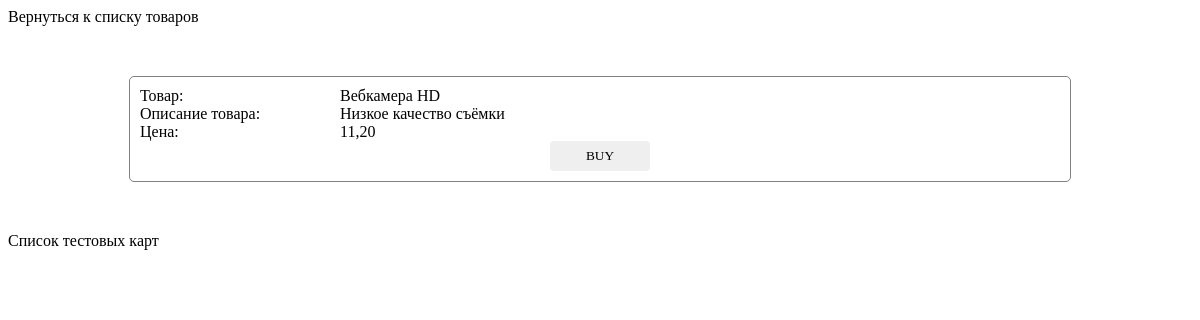
Page /item/5 on the committed database.
### pay_api/models.py (models this page shows, shortened)
class Item(models.Model):
    name = models.TextField(verbose_name='Наименование', max_length=255, help_text='Наименование товара', blank=False )
    description = models.TextField(verbose_name='Описание', help_text='Описание товара', blank=True)
    price = models.IntegerField(verbose_name='Цена', help_text='Цена товара', blank=False)
    def __str__(self):
        return self.name
    def get_dollar_price(self):
        return '{0:.2f}'.format(self.price / 100)
    class Meta:
        verbose_name = 'Товар'
        verbose_name_plural = 'Товары'
        ordering = ['name', 'description', 'price']

### pay_api/views.py (the view, shortened to what this page needs)
# urls.py: path('item/<int:pk>', ItemView.as_view(), name='item'),
class ItemView(DetailView):
    model = Item
    template_name = 'item.html'
    context_object_name = 'item'
    def get_context_data(self, *, object_list=None, **kwargs):
        context = super().get_context_data(**kwargs)
        context['item'] = Item.objects.get(pk=self.kwargs['pk'])
        context['public_key'] = settings.STRIPE_PUBLIC_KEY
        context['title'] = f"Просмотр {context['item']}"
        return context

### templates/item.html (shortened to what this page needs)
{%extends 'base.html'%}
{%block content%}
<a href="{% url 'home' %}">Вернуться к списку товаров</a>
<div class="items_block">
    <div><label class="left_column">Товар:</label>{{item.name}}</div>
    <div><label class="left_column">Описание товара:</label>{{item.description}}</div>
    <div><label class="left_column">Цена:</label>{{item.get_dollar_price|floatformat:2}}</div>
    <button type="button" id="checkout_button">BUY</button>
</div>
<a href="https://stripe.com/docs/testing#cards" target="_blank">Список тестовых карт</a>
{%endblock content%}

### static/css/styles.css (style rules this page uses)
* { font-family: 'Verdana'; }
a { text-decoration: none; color: black; }
#checkout_button { align-self: center; margin: auto; display: block; width: 100px; height: 30px; border-radius: 4px; border: 0; }
.items_block { border: solid 1px gray; border-radius: 5px; margin: 50px auto; padding: 10px; width: 920px; align-self: center; position: relative; display: block; }
.left_column { width: 200px; display: inline-block; }

### rows in the picture
Item: name "Вебкамера HD", description "Низкое качество съёмки", get_dollar_price "11,20"
